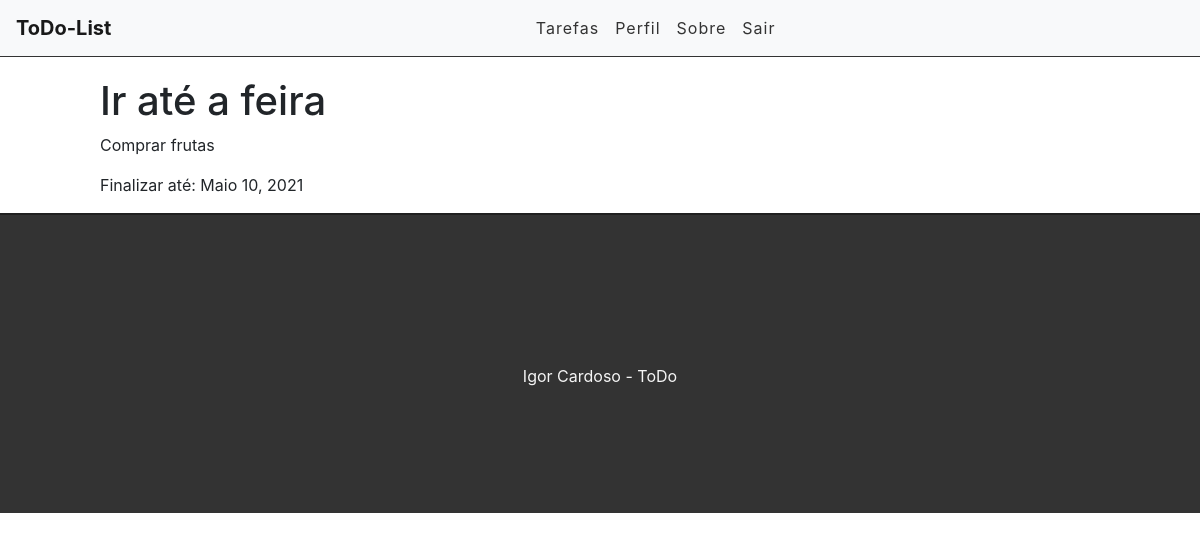
The page /task/13 (signed in) on the database its author committed.
### tasks/models.py (models this page shows, shortened)
class Task(models.Model):
	STATUS = (
		('fazendo', 'Fazendo'),
		('feito', 'Feito')
	)
	title = models.CharField(max_length=255)
	description = models.TextField(blank=True)
	done = models.CharField(
		max_length=7, # Tamanho da entrada
		choices=STATUS,
	)
	user = models.ForeignKey(get_user_model(), on_delete=models.CASCADE) # Id do usuário
	share = models.CharField(blank=True, max_length=25)
	completion_date = models.DateField(blank=True)
	created_at = models.DateTimeField(auto_now_add=True)
	update_at = models.DateTimeField(auto_now=True)

### tasks/views.py (the view)
# urls.py: path('task/<int:id>', views.taskView, name='task-view'),
@login_required
def taskView(request, id):
	task = get_object_or_404(Task, pk=id)
	return render(request, 'tasks/task.html', {'task':task})

### tasks/templates/tasks/task.html (shortened to what this page needs)
{% extends 'base.html' %}
{% block content %}
<div class="offset-1 col-10 list-div">
	<h1>{{task.title}}</h1>
	<p>{{task.description}}</p>
	<p>Finalizar até: {{task.completion_date}}</p>
</div>
{% endblock %}

### tasks/static/css/styles.css (style rules this page uses)
.list-div { padding: 0; }

### rows shown on the page
Task: title "Ir até a feira", description "Comprar frutas", completion_date "Maio 10, 2021"
